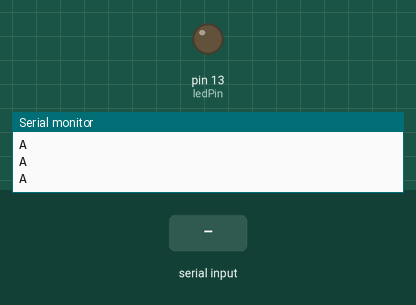
Simulated run of this sketch. Board: Arduino Uno, built with avr-gcc and run on an emulated ATmega328P. Parts: output pins drawn as LEDs (lit = HIGH), the last lines printed to the serial monitor. Inputs (shaded band) come from the test bench.

Above: at 1.0 s.
1.1 s: "1" received over Serial
At 2.0 s:
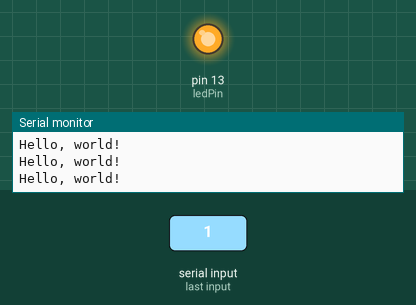
Timing chart, 0 to 4.1 s (numbered marks = the images above; inputs shaded):
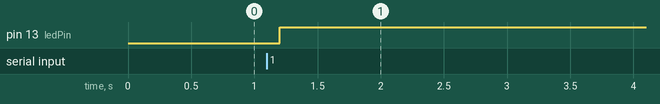

The sketch:

Shaking_Hands.ino
```cpp
char val; // Data received from the serial port
int ledPin = 13; // Set the pin to digital I/O 13
boolean ledState = LOW; //to toggle our LED

void establishContact() {
  while (Serial.available() <= 0) {
    Serial.println("A");   // send a capital A
    delay(300);
  }
}

void setup (void) {
  pinMode(ledPin, OUTPUT); // Set pin as OUTPUT

  //initialize serial communications at a 9600 baud rate
  Serial.begin(9600);
  establishContact();  // send a byte to establish contact until receiver responds
}

void loop (void) {
  if (Serial.available() > 0) { // If data is available to read,
    val = Serial.read(); // read it and store it in val

    if(val == '1') { //if we get a 1
       ledState = !ledState; //flip the ledState
       digitalWrite(ledPin, ledState);
    }

    delay(100);
  } else {
    Serial.println("Hello, world!"); //send back a hello world
    delay(50);
  }
}
```

Measured:
- after the input at 1.1 s, pin 13 (ledPin): LOW → HIGH after 0.10 s
